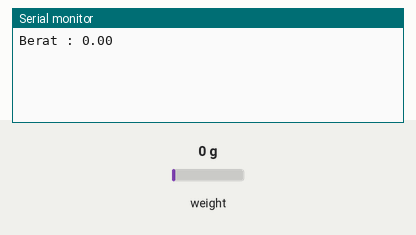
This sketch was run on a simulated ESP8266 (NodeMCU). Shown: the last lines printed to the serial monitor. The test bench sets the inputs (shaded band); at power-on: weight on the scale 0 g.

Above: at 6.2 s.
6.3 s: weight on the scale set to 100 g
At 7.1 s:
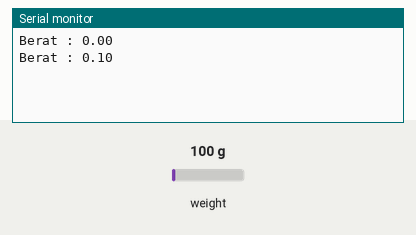
7.8 s: weight on the scale set to 1250 g
At 9.3 s:
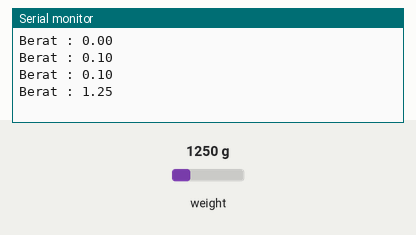
Timing chart, 0 to 10.8 s (numbered marks = the images above; inputs shaded):
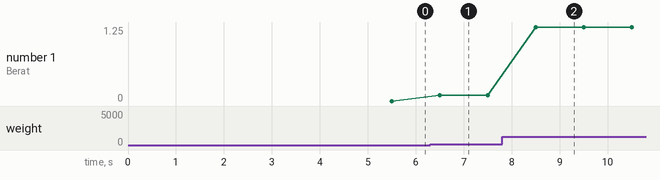

Measured:
- after the input at 6.3 s, the serial monitor: prints a new line after 0.20 s (image 1)
- after the input at 7.8 s, the serial monitor: prints a new line after 0.70 s (image 2)
- plotted number 1: 0 → 0.1 after the input at 6.3 s, 0.1 → 1.25 after the input at 7.8 s

The sketch:

timbangan-system.ino
```cpp
#include <ESP8266WiFi.h>
#include "HX711.h"

HX711 scale(2, 0);

float weight;
//float calibration_factor = -101525;
float calibration_factor = 219640;
void setup() {
  Serial.begin(9600);

  scale.set_scale();
  scale.tare(); //Reset the scale to 0
  long zero_factor = scale.read_average(); //Get a baseline reading

  delay(3000);


}

void loop() {
  // put your main code here, to run repeatedly:
   scale.set_scale(calibration_factor);
    weight = scale.get_units(5);
    Serial.print("Berat : ");
    Serial.println(weight);
    delay(500);
//     scale.set_scale();
//  scale.tare();

}
```
